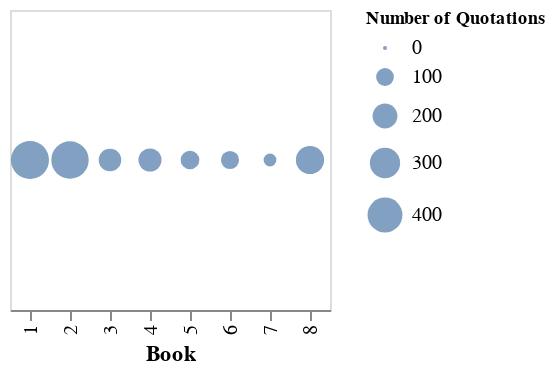

Here is the notebook cell this chart was saved with:
### Code cell
alt.Chart(quotationsPerBook).mark_circle().encode(x='Book:O', size=alt.Size('Number of Quotations:Q')).properties(height=150).configure_legend(
titleFontSize=9,
labelFontSize=10
)

### Figure 1 — Vega-Lite specification as saved in the notebook (floating-point values rounded to 4 significant figures)
{"config": {"view": {"continuousWidth": 400, "continuousHeight": 300}, "legend": {"labelFontSize": 10, "titleFontSize": 9}}, "data": {"name": "data-30dd41ef5aad5b785fd9b38ae1bb2fc9"}, "mark": "circle", "encoding": {"size": {"type": "quantitative", "field": "Number of Quotations"}, "x": {"type": "ordinal", "field": "Book"}}, "height": 150, "$schema": "https://vega.github.io/schema/vega-lite/v4.8.1.json", "datasets": {"data-30dd41ef5aad5b785fd9b38ae1bb2fc9": [{"Number of Quotations": 475, "Book": 1}, {"Number of Quotations": 460, "Book": 2}, {"Number of Quotations": 164, "Book": 3}, {"Number of Quotations": 171, "Book": 4}, {"Number of Quotations": 111, "Book": 5}, {"Number of Quotations": 104, "Book": 6}, {"Number of Quotations": 49, "Book": 7}, {"Number of Quotations": 260, "Book": 8}]}}
